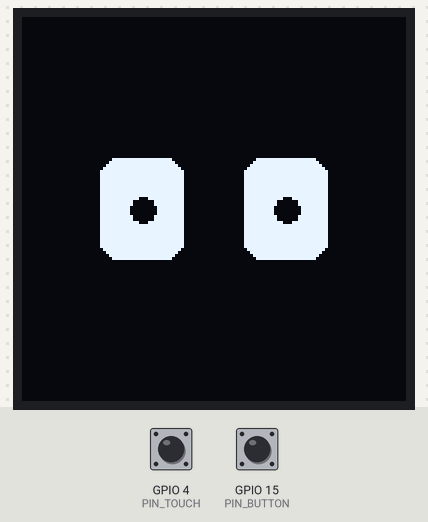
This program was run on a simulated ESP32. On the bench: 128×128 one-colour display. The test bench sets the inputs (shaded band); at power-on: GPIO 15 (PIN_BUTTON) HIGH, GPIO 4 (PIN_TOUCH) LOW. WiFi joins after 1.5 s; servers stay silent unless stated; network time is answered at once with the bench clock; the local clock reads 2024-03-15 10:24:30 at power-on unless the program sets it; random numbers use the default seed unless the program sets one.

Above: at 2.8 s.
2.9 s: GPIO 15 (PIN_BUTTON) pulled LOW for 0.15 s
At 3.9 s:
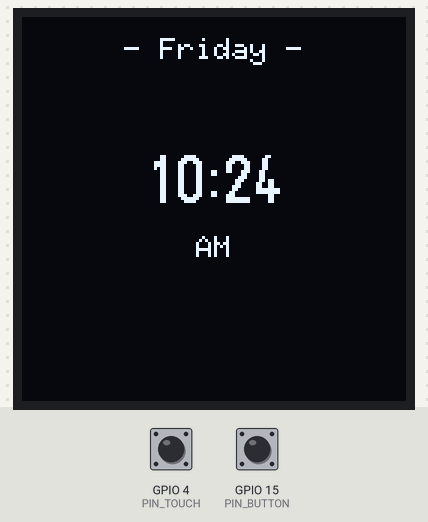
6.0 s: GPIO 4 (PIN_TOUCH) pulled HIGH for 0.15 s
At 6.51 s:
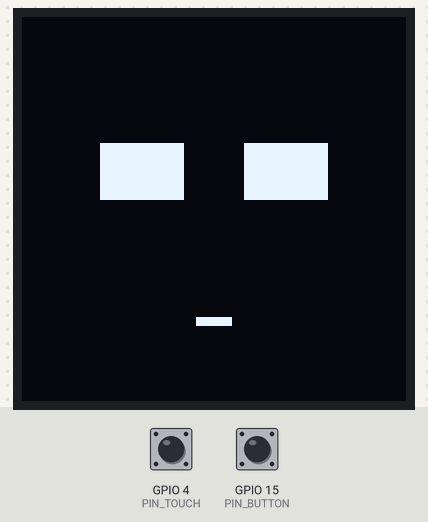
6.7 s: GPIO 4 (PIN_TOUCH) pulled HIGH for 1 s
At 9.2 s:
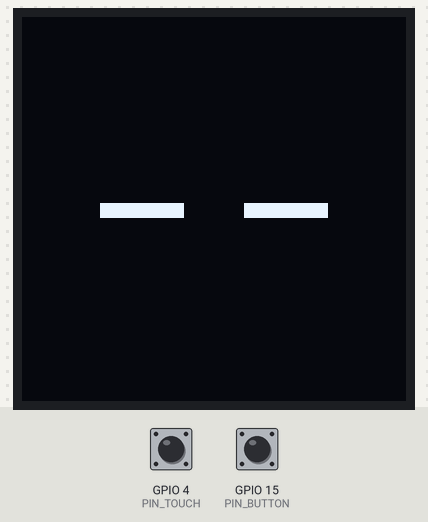
10.7 s: GPIO 15 (PIN_BUTTON) pulled LOW for 1 s
At 12.0 s:
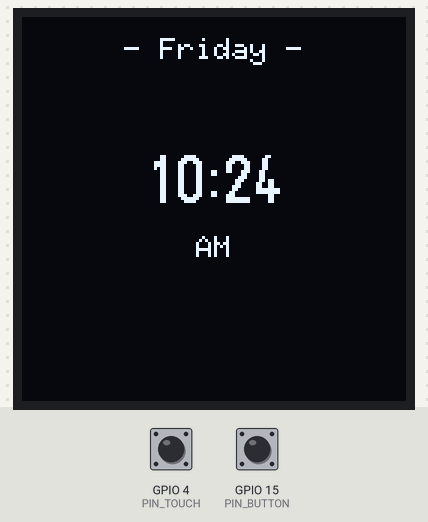
14.7 s: GPIO 4 (PIN_TOUCH) pulled HIGH for 1 s
At 18.4 s:
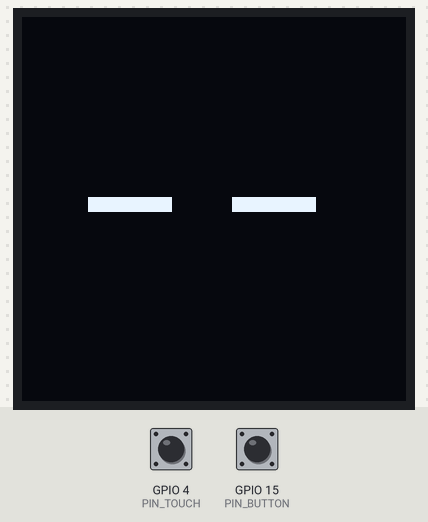
18.7 s: GPIO 15 (PIN_BUTTON) pulled LOW for 0.15 s
At 23.96 s:
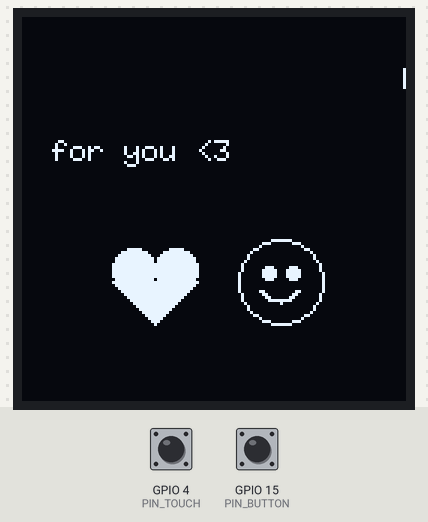
Timing chart, 0 to 25.5 s (numbered marks = the images above; inputs shaded):
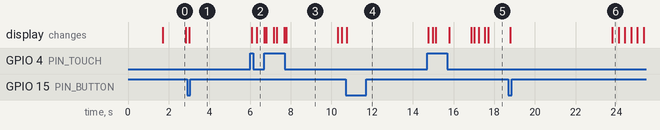

The program:

main.cpp
```cpp
// Rancangan: Animasi Mata Interaktif & Sistem Display ESP32
// S1 Mata (8s) - S2 Jam (5s) - S3 Teks (4s)
// Wiring MD: OLED 3V3/GND/SDA21/SCL22 | TTP223 SIG->GPIO4 | Button GPIO15->GND
// Lib: U8g2 (grafik) + NTPClient (jam) | Semua non-blocking millis()

#include <Arduino.h>
#include <Wire.h>
#include <WiFi.h>
#include <WiFiUdp.h>
#include <NTPClient.h>
#include <U8g2lib.h>

// ---------- KONFIG HARDWARE ----------
const int PIN_TOUCH = 4;   // TTP223 SIG (HIGH = disentuh)
const int PIN_BUTTON = 15; // Tombol manual ke GND (INPUT_PULLUP)

// ---------- DISPLAY U8g2 SH1107 128x128 ----------
U8G2_SH1107_SEEED_128X128_F_HW_I2C u8g2(U8G2_R0, U8X8_PIN_NONE);

// ---------- WIFI + NTP (WIB = UTC+7) ----------
const char* WIFI_SSID = "Wokwi-GUEST"; // di hardware asli ganti SSID rumah
const char* WIFI_PASS = "";
WiFiUDP ntpUDP;
NTPClient jamNTP(ntpUDP, "pool.ntp.org", 7 * 3600, 60000);
bool ntpSiap = false;
unsigned long jadwalNTP = 0;

// Fallback jam bila WiFi/NTP belum connect (tetap jalan)
int fbHari = 0; // 0=Sunday
int fbJam = 9, fbMenit = 30, fbDetik = 0;
bool fbPM = false;
unsigned long tickFallback = 0;
const char* NAMA_HARI[7] = {"Sunday","Monday","Tuesday","Wednesday","Thursday","Friday","Saturday"};

// ---------- STATE MACHINE SESI ----------
enum Sesi { S1_MATA = 0, S2_JAM = 1, S3_TEKS = 2 };
int sesi = S1_MATA;
unsigned long sesiMulai = 0;
const unsigned long DURASI_SESI[3] = {8000, 5000, 4000}; // MD: 8s, 5s, 4s

// ---------- STATE MATA ----------
enum Mata { MATA_IDLE, MATA_HAPPY, MATA_WIDE, MATA_SLEEPY };
Mata stateMata = MATA_IDLE;
unsigned long mataSampai = 0;

float lirikX = 0, lirikY = 0, targetLirikX = 0, targetLirikY = 0;
unsigned long jadwalLirik = 0;
float bukaMata = 1.0;
unsigned long jadwalKedip = 0;
unsigned long mulaiKedip = 0;
bool sedangKedip = false;

// ---------- DETEKSI SENTUH TTP223 ----------
bool touchLevel = LOW, touchTerakhir = LOW;
unsigned long touchNaik = 0;
unsigned long rilisTerakhir = 0;
bool tungguDouble = false;

// ---------- TOMBOL MANUAL ----------
bool btnTerakhir = HIGH;
unsigned long btnDebounce = 0;

// ---------- S3 TEKS ----------
String teksJalan = "Happy Birthday!   kamu hebat!   ";
int posScroll = 128;

// helper: tulis tengah
void tulisTengah(const char* s, int y, const uint8_t* font) {
  u8g2.setFont(font);
  int w = u8g2.getStrWidth(s);
  u8g2.drawStr((128 - w) / 2, y, s);
}

void pindahSesiBerikut() {
  sesi = (sesi + 1) % 3;
  sesiMulai = millis();
}

void sentuhOverride() {
  // MD: sentuh saat S2/S3 -> instan lompat ke S1
  if (sesi != S1_MATA) {
    sesi = S1_MATA;
  }
  sesiMulai = millis();
}

void picuMata(Mata m, unsigned long dur) {
  stateMata = m;
  mataSampai = millis() + dur;
  sedangKedip = false;
  bukaMata = 1.0;
}

// ===== S1: gambar satu mata kotak (seperti foto) =====
void gambarMata(int cx, int cy, int w, int h, bool kiri) {
  unsigned long now = millis();
  int ox = (int)(lirikX * 5);
  int oy = (int)(lirikY * 4);
  int shakeX = 0, shakeY = 0, bounce = 0;

  if (stateMata == MATA_HAPPY) {
    bounce = -abs((int)(sin(now / 150.0) * 6));
  }
  if (stateMata == MATA_WIDE) {
    shakeX = random(-3, 4);
    shakeY = random(-3, 4);
    w += 8; h += 8;
  }

  cx += ox + shakeX;
  cy += oy + shakeY + bounce;

  u8g2.setDrawColor(1);
  if (stateMata == MATA_HAPPY) {
    // kurva senyum ^ ^ : kotak penuh lalu hapus bawah
    u8g2.drawRBox(cx - w / 2, cy - h / 2, w, h, 6);
    u8g2.setDrawColor(0);
    u8g2.drawBox(cx - w / 2 - 2, cy + 2, w + 4, h);
    u8g2.setDrawColor(1);
    u8g2.drawBox(cx - w / 2, cy - h / 2, w, 7); // pertegas lengkung atas
    return;
  }
  if (stateMata == MATA_SLEEPY) {
    // kelopak setengah menutup: garis tidur
    u8g2.drawBox(cx - w / 2, cy - 2, w, 5);
    return;
  }

  int hh = (int)(h * bukaMata);
  if (hh < 4) hh = 4;
  u8g2.drawRBox(cx - w / 2, cy - hh / 2, w, hh, 6);

  // pupil hitam biar bisa melirik (hanya saat terbuka)
  if (bukaMata > 0.6 && stateMata != MATA_WIDE) {
    u8g2.setDrawColor(0);
    int px = cx + (int)(lirikX * 5);
    int py = cy + (int)(lirikY * 4);
    u8g2.drawDisc(px, py, 4);
    u8g2.setDrawColor(1);
  }
}

void animasiMata() {
  unsigned long now = millis();
  if (now > mataSampai && stateMata != MATA_IDLE) stateMata = MATA_IDLE;

  // lirik acak
  if (now > jadwalLirik) {
    jadwalLirik = now + random(1200, 3000);
    targetLirikX = random(-10, 11) / 10.0;
    targetLirikY = random(-7, 8) / 10.0;
    if (random(0, 3) == 0) { targetLirikX = 0; targetLirikY = 0; }
  }
  lirikX += (targetLirikX - lirikX) * 0.12;
  lirikY += (targetLirikY - lirikY) * 0.12;

  // kedip: idle 2-6 dtk (MD), sleepy lebih lambat
  unsigned long jedaKedipMin = (stateMata == MATA_SLEEPY) ? 1500 : 2000;
  unsigned long jedaKedipMax = (stateMata == MATA_SLEEPY) ? 3000 : 6000;
  if (!sedangKedip && stateMata != MATA_HAPPY && stateMata != MATA_WIDE && now > jadwalKedip) {
    sedangKedip = true;
    mulaiKedip = now;
  }
  if (sedangKedip) {
    unsigned long t = now - mulaiKedip;
    if (t < 90) bukaMata = 1.0 - (t / 90.0);
    else if (t < 180) bukaMata = (t - 90) / 90.0;
    else { sedangKedip = false; bukaMata = 1.0; jadwalKedip = now + random(jedaKedipMin, jedaKedipMax); }
  }

  float nafas = sin(now / 650.0);
  int w = 28 + (int)nafas;
  int h = 34 + (int)nafas;

  gambarMata(40, 64, w, h, true);
  gambarMata(88, 64, w, h, false);

  // mulut kecil saat happy / kaget
  if (stateMata == MATA_HAPPY) u8g2.drawBox(58, 100, 12, 3);
  if (stateMata == MATA_WIDE) u8g2.drawDisc(64, 102, 4);
}

// ===== S2: jam "- Sunday -" + HH:MM AM/PM =====
void tampilJam() {
  int hh, mm;
  const char* hari;
  const char* ampm;

  if (ntpSiap) {
    int h24 = jamNTP.getHours();
    mm = jamNTP.getMinutes();
    hari = NAMA_HARI[jamNTP.getDay()];
    ampm = (h24 >= 12) ? "PM" : "AM";
    hh = h24 % 12;
    if (hh == 0) hh = 12;
  } else {
    hh = fbJam; mm = fbMenit;
    hari = NAMA_HARI[fbHari];
    ampm = fbPM ? "PM" : "AM";
  }

  char atas[24], tengah[8];
  snprintf(atas, sizeof(atas), "- %s -", hari);
  snprintf(tengah, sizeof(tengah), "%02d:%02d", hh, mm);

  tulisTengah(atas, 14, u8g2_font_6x10_tf);
  tulisTengah(tengah, 62, u8g2_font_logisoso16_tf);
  tulisTengah(ampm, 80, u8g2_font_6x10_tf);
  if (!ntpSiap) tulisTengah("~no NTP~", 100, u8g2_font_5x7_tf);
}

// ===== S3: scrolling text + 2 emoji =====
void gambarHatiU8(int cx, int cy, int s) {
  u8g2.drawDisc(cx - s / 2, cy - s / 3, s / 2);
  u8g2.drawDisc(cx + s / 2, cy - s / 3, s / 2);
  u8g2.drawTriangle(cx - s, cy, cx + s, cy, cx, cy + s);
}
void gambarSmileU8(int cx, int cy, int r) {
  u8g2.drawCircle(cx, cy, r);
  u8g2.drawDisc(cx - r / 3, cy - r / 4, 2);
  u8g2.drawDisc(cx + r / 3, cy - r / 4, 2);
  for (int a = 30; a <= 150; a++) {
    float rad = a * 3.14159 / 180.0;
    u8g2.drawPixel(cx + cos(rad) * (r / 2), cy + sin(rad) * (r / 2));
  }
}

void tampilTeks() {
  u8g2.setFont(u8g2_font_6x10_tf);
  int tw = u8g2.getStrWidth(teksJalan.c_str());
  posScroll--;
  if (posScroll < -tw) posScroll = 128;
  u8g2.drawStr(posScroll, 24, teksJalan.c_str());
  u8g2.drawStr(10, 48, "for you <3");

  gambarHatiU8(44, 88, 14);
  gambarSmileU8(86, 88, 14);
}

// ===== polling sentuh: tap / double / long (MD tabel) =====
void bacaSentuh() {
  unsigned long now = millis();
  touchLevel = digitalRead(PIN_TOUCH); // HIGH = sentuh (TTP223)

  // tekan mulai
  if (touchTerakhir == LOW && touchLevel == HIGH) {
    touchNaik = now;
    sentuhOverride(); // MD touch-override: batalkan timer, lompat ke S1
  }
  // dilepas -> ukur durasi
  if (touchTerakhir == HIGH && touchLevel == LOW) {
    unsigned long dur = now - touchNaik;
    if (dur >= 800) {
      picuMata(MATA_SLEEPY, 3000);           // long press
    } else if (tungguDouble && (now - rilisTerakhir < 500)) {
      picuMata(MATA_WIDE, 1000);             // double tap
      tungguDouble = false;
    } else {
      picuMata(MATA_HAPPY, 1500);            // tap singkat
      tungguDouble = true;
    }
    rilisTerakhir = now;
  }
  if (tungguDouble && (now - rilisTerakhir > 500)) tungguDouble = false;
  touchTerakhir = touchLevel;
}

void bacaTombol() {
  bool b = digitalRead(PIN_BUTTON);
  if (btnTerakhir == HIGH && b == LOW && millis() - btnDebounce > 200) {
    btnDebounce = millis();
    pindahSesiBerikut(); // manual trigger
  }
  btnTerakhir = b;
}

void setup() {
  Serial.begin(115200);
  pinMode(PIN_TOUCH, INPUT_PULLDOWN); // TTP223 idle LOW, sentuh HIGH
  pinMode(PIN_BUTTON, INPUT_PULLUP);  // tombol ke GND

  Wire.begin(21, 22);
  u8g2.begin();
  u8g2.setContrast(255);
  randomSeed(analogRead(34));

  // WiFi + NTP: coba 6 detik, selebihnya fallback millis
  WiFi.begin(WIFI_SSID, WIFI_PASS);
  unsigned long t0 = millis();
  while (WiFi.status() != WL_CONNECTED && millis() - t0 < 6000) delay(200);
  if (WiFi.status() == WL_CONNECTED) {
    jamNTP.begin();
    jamNTP.update();
    ntpSiap = true;
    jadwalNTP = millis();
  }

  sesiMulai = millis();
  jadwalKedip = millis() + 2000;
  jadwalLirik = millis() + 1000;
}

void loop() {
  unsigned long now = millis();

  // update NTP berkala + fallback clock tiap 1 dtk
  if (ntpSiap && now - jadwalNTP > 60000) {
    jadwalNTP = now;
    jamNTP.update();
  }
  if (now - tickFallback >= 1000) {
    tickFallback = now;
    fbDetik++;
    if (fbDetik >= 60) {
      fbDetik = 0; fbMenit++;
      if (fbMenit >= 60) {
        fbMenit = 0; fbJam++;
        if (fbJam == 12) fbPM = !fbPM;
        if (fbJam > 12) { fbJam = 1; if (!fbPM) fbHari = (fbHari + 1) % 7; }
      }
    }
  }

  bacaSentuh();
  bacaTombol();

  // MD auto-cycle: S1 8s -> S2 5s -> S3 4s
  if (now - sesiMulai >= DURASI_SESI[sesi]) pindahSesiBerikut();

  u8g2.clearBuffer();
  if (sesi == S1_MATA) animasiMata();
  else if (sesi == S2_JAM) tampilJam();
  else tampilTeks();
  u8g2.sendBuffer();
}
```

Measured:
- after the input at 6.0 s, the display: first changes after 0.08 s (image 2 shows a later state)
- what the display in image 0 shows lasts 1.1 s, from 1.7 s to 2.8 s
